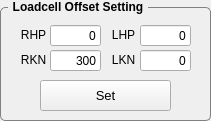
  <widget class="QGroupBox" name="GB_JointSelection_14">
   <property name="geometry">
    <rect>
     <x>404</x>
     <y>500</y>
     <width>211</width>
     <height>121</height>
    </rect>
   </property>
   <property name="font">
    <font>
     <weight>75</weight>
     <bold>true</bold>
    </font>
   </property>
   <property name="styleSheet">
    <string notr="true">QGroupBox {
    border: 1px solid gray;
    border-radius: 5px;
    margin-top: 7px;
}

QGroupBox::title {
    subcontrol-origin: margin;
    left: 8px;
    padding: 0 3px 0 3px;
}
</string>
   </property>
   <property name="title">
    <string>Loadcell Offset Setting</string>
   </property>
   <widget class="QPushButton" name="BTN_LOADCELL_OFFSET_SET">
    <property name="geometry">
     <rect>
      <x>40</x>
      <y>80</y>
      <width>131</width>
      <height>31</height>
     </rect>
    </property>
    <property name="font">
     <font>
      <pointsize>10</pointsize>
     </font>
    </property>
    <property name="text">
     <string>Set</string>
    </property>
   </widget>
   <widget class="QLabel" name="label_59">
    <property name="geometry">
     <rect>
      <x>18</x>
      <y>25</y>
      <width>31</width>
      <height>20</height>
     </rect>
    </property>
    <property name="font">
     <font>
      <pointsize>9</pointsize>
     </font>
    </property>
    <property name="text">
     <string>RHP</string>
    </property>
    <property name="alignment">
     <set>Qt::AlignCenter</set>
    </property>
   </widget>
   <widget class="QLineEdit" name="CON_LOADCELL_OFFSET_RHP">
    <property name="geometry">
     <rect>
      <x>50</x>
      <y>25</y>
      <width>51</width>
      <height>21</height>
     </rect>
    </property>
    <property name="text">
     <string>0</string>
    </property>
    <property name="alignment">
     <set>Qt::AlignRight|Qt::AlignTrailing|Qt::AlignVCenter</set>
    </property>
   </widget>
   <widget class="QLabel" name="label_60">
    <property name="geometry">
     <rect>
      <x>171</x>
      <y>29</y>
      <width>21</width>
      <height>20</height>
     </rect>
    </property>
    <property name="font">
     <font>
      <pointsize>9</pointsize>
     </font>
    </property>
    <property name="text">
     <string/>
    </property>
    <property name="alignment">
     <set>Qt::AlignCenter</set>
    </property>
   </widget>
   <widget class="QLabel" name="label_61">
    <property name="geometry">
     <rect>
      <x>18</x>
      <y>50</y>
      <width>31</width>
      <height>20</height>
     </rect>
    </property>
    <property name="font">
     <font>
      <pointsize>9</pointsize>
     </font>
    </property>
    <property name="text">
     <string>RKN</string>
    </property>
    <property name="alignment">
     <set>Qt::AlignCenter</set>
    </property>
   </widget>
   <widget class="QLineEdit" name="CON_LOADCELL_OFFSET_RKN">
    <property name="geometry">
     <rect>
      <x>50</x>
      <y>50</y>
      <width>51</width>
      <height>21</height>
     </rect>
    </property>
    <property name="text">
     <string>300</string>
    </property>
    <property name="alignment">
     <set>Qt::AlignRight|Qt::AlignTrailing|Qt::AlignVCenter</set>
    </property>
   </widget>
   <widget class="QLineEdit" name="CON_LOADCELL_OFFSET_LHP">
    <property name="geometry">
     <rect>
      <x>140</x>
      <y>25</y>
      <width>51</width>
      <height>21</height>
     </rect>
    </property>
    <property name="text">
     <string>0</string>
    </property>
    <property name="alignment">
     <set>Qt::AlignRight|Qt::AlignTrailing|Qt::AlignVCenter</set>
    </property>
   </widget>
   <widget class="QLabel" name="label_62">
    <property name="geometry">
     <rect>
      <x>108</x>
      <y>50</y>
      <width>31</width>
      <height>20</height>
     </rect>
    </property>
    <property name="font">
     <font>
      <pointsize>9</pointsize>
     </font>
    </property>
    <property name="text">
     <string>LKN</string>
    </property>
    <property name="alignment">
     <set>Qt::AlignCenter</set>
    </property>
   </widget>
   <widget class="QLineEdit" name="CON_LOADCELL_OFFSET_LKN">
    <property name="geometry">
     <rect>
      <x>140</x>
      <y>50</y>
      <width>51</width>
      <height>21</height>
     </rect>
    </property>
    <property name="text">
     <string>0</string>
    </property>
    <property name="alignment">
     <set>Qt::AlignRight|Qt::AlignTrailing|Qt::AlignVCenter</set>
    </property>
   </widget>
   <widget class="QLabel" name="label_63">
    <property name="geometry">
     <rect>
      <x>108</x>
      <y>25</y>
      <width>31</width>
      <height>20</height>
     </rect>
    </property>
    <property name="font">
     <font>
      <pointsize>9</pointsize>
     </font>
    </property>
    <property name="text">
     <string>LHP</string>
    </property>
    <property name="alignment">
     <set>Qt::AlignCenter</set>
    </property>
   </widget>
  </widget>
